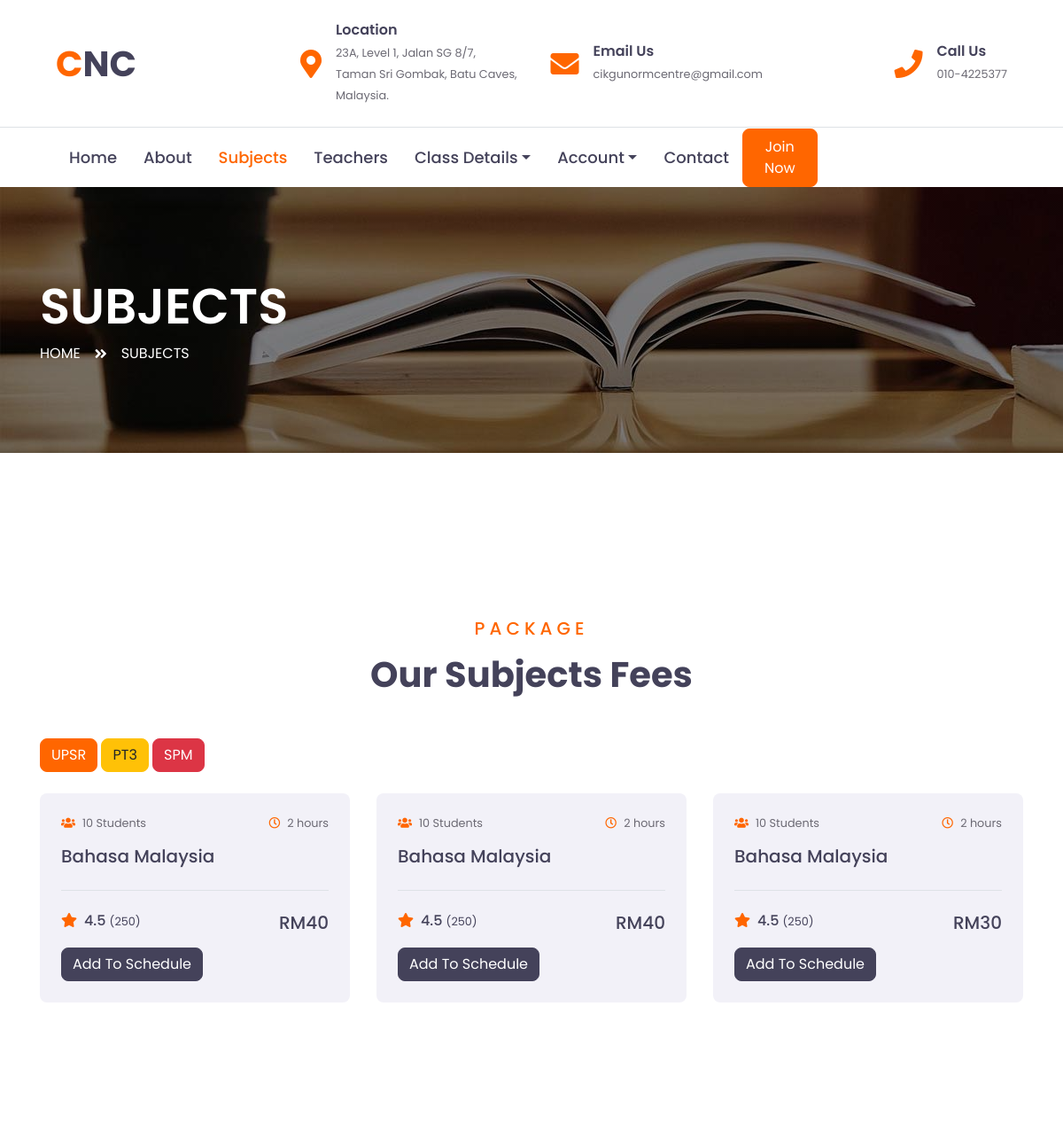
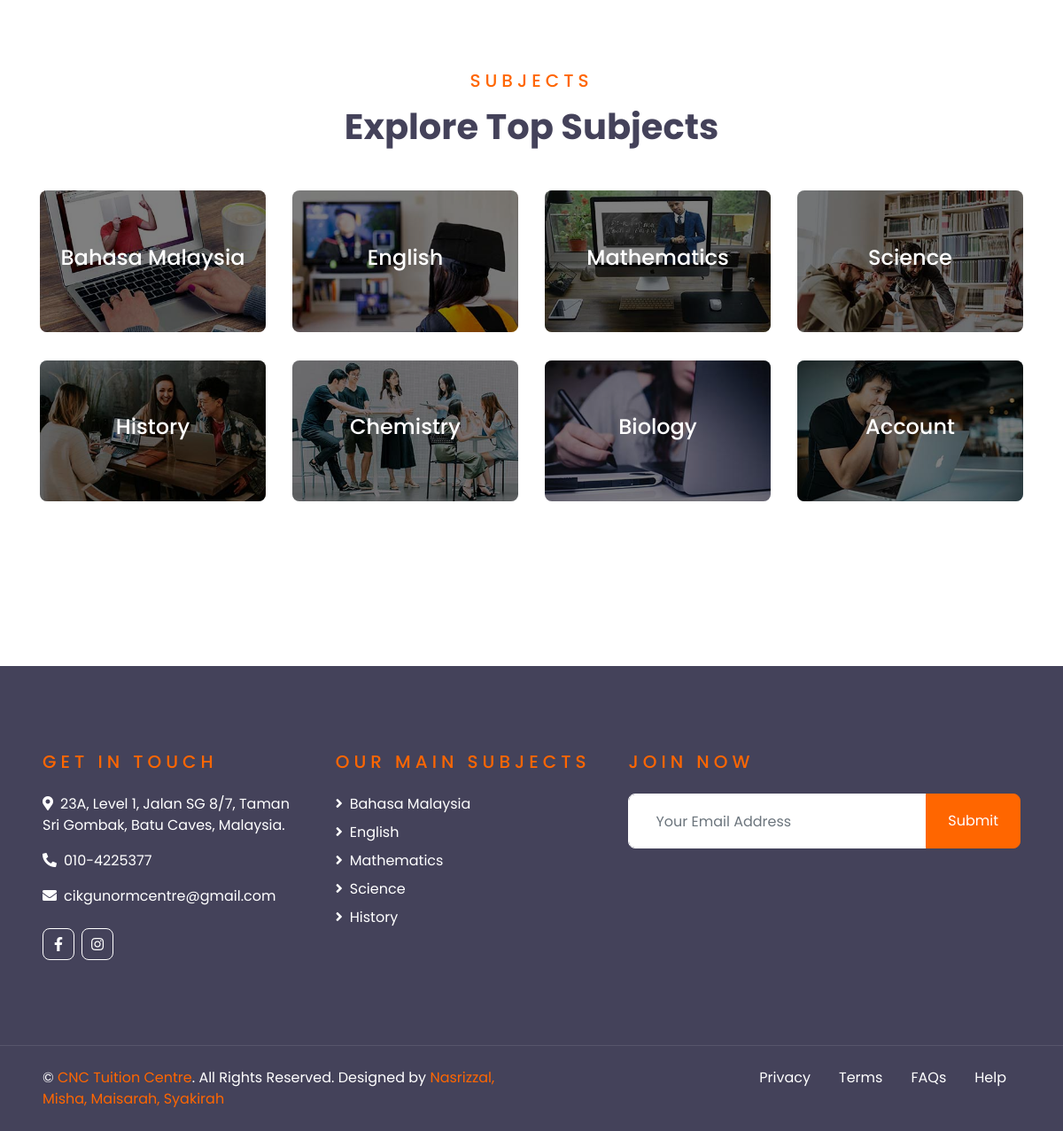
The page /subject.php on the database its author committed (2 pictures, top to bottom).
### tables this page shows
CREATE TABLE `subject` (
  `subject_id` int(11) NOT NULL,
  `teacher_id` varchar(255) NOT NULL,
  `name` varchar(255) NOT NULL,
  `time` varchar(255) NOT NULL,
  `price` varchar(255) NOT NULL,
  `start_time` varchar(255) NOT NULL,
  `end_time` varchar(255) NOT NULL,
  `Day` varchar(255) NOT NULL,
  `category` varchar(255) NOT NULL,
  `link_gmeet` varchar(255) NOT NULL
);

### subject.php (the view, shortened to what this page needs)
<?php
include 'include/config.php';
if(isset($_GET['cat'])){
    $category = $_GET['cat'];
    $select_subject = mysqli_query($connect,"SELECT * FROM subject WHERE category = '$category'");
}else{
$select_subject = mysqli_query($connect,"SELECT * FROM subject");
}
?>
<!DOCTYPE html>
<html lang="en">
<head>
    <link href="https://cdnjs.cloudflare.com/ajax/libs/font-awesome/5.10.0/css/all.min.css" rel="stylesheet">
    <link href="lib/owlcarousel/assets/owl.carousel.min.css" rel="stylesheet">
    <link href="css/style.css" rel="stylesheet">
</head>
<body>
    <div class="container-fluid d-none d-lg-block">
        <div class="row align-items-center py-4 px-xl-5">
            <div class="col-lg-3">
                <a href="" class="text-decoration-none">
                    <h1 class="m-0"><span class="text-primary">C</span>NC</h1>
                </a>
            </div>
            <div class="col-lg-3 text-right">
                <div class="d-inline-flex align-items-center">
                    <i class="fa fa-2x fa-map-marker-alt text-primary mr-3"></i>
                    <div class="text-left">
                        <h6 class="font-weight-semi-bold mb-1">Location</h6>
                        <small>23A, Level 1, Jalan SG 8/7, Taman Sri Gombak, Batu Caves, Malaysia.</small>
                    </div>
                </div>
            </div>
            <div class="col-lg-3 text-right">
                <div class="d-inline-flex align-items-center">
                    <i class="fa fa-2x fa-envelope text-primary mr-3"></i>
                    <div class="text-left">
                        <h6 class="font-weight-semi-bold mb-1">Email Us</h6>
                        <small>cikgunormcentre@gmail.com</small>
                    </div>
                </div>
            </div>
            <div class="col-lg-3 text-right">
                <div class="d-inline-flex align-items-center">
                    <i class="fa fa-2x fa-phone text-primary mr-3"></i>
                    <div class="text-left">
                        <h6 class="font-weight-semi-bold mb-1">Call Us</h6>
                        <small>010-4225377</small>
                    </div>
                </div>
            </div>
        </div>
    </div>
    <div class="container-fluid">
        <div class="row border-top px-xl-5">
            <div class="col-lg-9">
                <nav class="navbar navbar-expand-lg bg-light navbar-light py-3 py-lg-0 px-0">
                    <div class="collapse navbar-collapse justify-content-between" id="navbarCollapse">
                        <div class="navbar-nav py-0">
                            <a href="index.php" class="nav-item nav-link">Home</a>
                            <a href="about.php" class="nav-item nav-link ">About</a>
                            <a href="subject.php" class="nav-item nav-link active">Subjects</a>
                            <a href="teacher.php" class="nav-item nav-link">Teachers</a>
                            <div class="nav-item dropdown">
                                <a href="#" class="nav-link dropdown-toggle" data-toggle="dropdown">Class Details</a>
                            </div>
                            <div class="nav-item dropdown">
                                <a href="#" class="nav-link dropdown-toggle" data-toggle="dropdown">Account</a>
                            </div>
                            <a href="contact.php" class="nav-item nav-link">Contact</a>
                        </div>
                        <?php if(isset($_SESSION['name']) ) { ?>
<p class="nav-item nav-link alert alert-primary py-2 mt-2 mr-4 ml-3 " style="width: 250px;"><?= $_SESSION['name'] ?></p>
<a class="btn btn-primary py-2  ml-4 d-none d-lg-block" style="margin-left: 50px;" href="logout.php">Logout</a>
                            <?php }else{ ?>
                        <a class="btn btn-primary py-2 px-4 ml-auto d-none d-lg-block" href="register.php">Join Now</a>
                    <?php } ?>
                    </div>
                </nav>
            </div>
        </div>
    </div>
    <div class="container-fluid page-header" style="margin-bottom: 90px;">
        <div class="container">
            <div class="d-flex flex-column justify-content-center" style="min-height: 300px">
                <h3 class="display-4 text-white text-uppercase">Subjects</h3>
                <div class="d-inline-flex text-white">
                    <p class="m-0 text-uppercase"><a class="text-white" href="">Home</a></p>
                    <i class="fa fa-angle-double-right pt-1 px-3"></i>
                    <p class="m-0 text-uppercase">Subjects</p>
                </div>
            </div>
        </div>
    </div>
    <div class="container-fluid py-5">
        <div class="container py-5">
            <div class="text-center mb-5">
                <h5 class="text-primary text-uppercase mb-3" style="letter-spacing: 5px;">Package</h5>
                <h1>Our Subjects Fees</h1>
            </div>
            <div class="mb-4">
            <a href="subject.php?cat=UPSR" class="btn btn-primary">UPSR</a>
            <a href="subject.php?cat=PT3" class="btn btn-warning">PT3</a>
            <a href="subject.php?cat=SPM" class="btn btn-danger">SPM</a>
            </div>
                    <div class="row">
           <?php     while($row = mysqli_fetch_assoc($select_subject)) {?>
                <div class="col-lg-4 col-md-6 mb-4">
                    <div class="rounded overflow-hidden mb-2">
                        <div class="bg-secondary p-4">
                            <div class="d-flex justify-content-between mb-3">
                                <small class="m-0"><i class="fa fa-users text-primary mr-2"></i>10 Students</small>
                                <small class="m-0"><i class="far fa-clock text-primary mr-2"></i><?= $row['time'] ?> hours</small>
                            </div>
                            <a class="h5" href="schedules.php?id_subject=<?= $row['subject_id'] ?>"><?= $row['name'] ?></a>
                            <div class="border-top mt-4 pt-4">
                                <div class="d-flex justify-content-between">
                                    <h6 class="m-0"><i class="fa fa-star text-primary mr-2"></i>4.5 <small>(250)</small></h6>
                                    <h5 class="m-0">RM<?= $row['price'] ?></h5>
                                </div>
                            </div>
                            <a href="update_cart.php?subject_id=<?= $row['subject_id'] ?>" class=" mt-3 btn btn-dark text-light">Add To Schedule</a>
                        </div>
                    </div>
                </div>
                <?php }?>
            </div>
        </div>
    </div>
    <div class="container-fluid py-5">
        <div class="container pt-5 pb-3">
            <div class="text-center mb-5">
                <h5 class="text-primary text-uppercase mb-3" style="letter-spacing: 5px;">Subjects</h5>
                <h1>Explore Top Subjects</h1>
            </div>
            <div class="row">
                <div class="col-lg-3 col-md-6 mb-4">
                    <div class="cat-item position-relative overflow-hidden rounded mb-2">
                        <img class="img-fluid" src="img/cat-1.jpg" alt="">
                        <a class="cat-overlay text-white text-decoration-none" href="">
                            <h4 class="text-white font-weight-medium">Bahasa Malaysia</h4>
                        </a>
                    </div>
                </div>
                <div class="col-lg-3 col-md-6 mb-4">
                    <div class="cat-item position-relative overflow-hidden rounded mb-2">
                        <img class="img-fluid" src="img/cat-2.jpg" alt="">
                        <a class="cat-overlay text-white text-decoration-none" href="">
                            <h4 class="text-white font-weight-medium">English</h4>
                        </a>
                    </div>
                </div>
                <div class="col-lg-3 col-md-6 mb-4">
                    <div class="cat-item position-relative overflow-hidden rounded mb-2">
                        <img class="img-fluid" src="img/cat-3.jpg" alt="">
                        <a class="cat-overlay text-white text-decoration-none" href="">
                            <h4 class="text-white font-weight-medium">Mathematics</h4>
                        </a>
                    </div>
                </div>
                <div class="col-lg-3 col-md-6 mb-4">
                    <div class="cat-item position-relative overflow-hidden rounded mb-2">
                        <img class="img-fluid" src="img/cat-4.jpg" alt="">
                        <a class="cat-overlay text-white text-decoration-none" href="">
                            <h4 class="text-white font-weight-medium">Science</h4>
                        </a>
                    </div>
                </div>
                <div class="col-lg-3 col-md-6 mb-4">
                    <div class="cat-item position-relative overflow-hidden rounded mb-2">
                        <img class="img-fluid" src="img/cat-5.jpg" alt="">
                        <a class="cat-overlay text-white text-decoration-none" href="">
                            <h4 class="text-white font-weight-medium">History</h4>
                        </a>
                    </div>
                </div>
                <div class="col-lg-3 col-md-6 mb-4">
                    <div class="cat-item position-relative overflow-hidden rounded mb-2">
                        <img class="img-fluid" src="img/cat-6.jpg" alt="">
                        <a class="cat-overlay text-white text-decoration-none" href="">
                            <h4 class="text-white font-weight-medium">Chemistry</h4>
                        </a>
                    </div>
                </div>
                <div class="col-lg-3 col-md-6 mb-4">
                    <div class="cat-item position-relative overflow-hidden rounded mb-2">
                        <img class="img-fluid" src="img/cat-7.jpg" alt="">
                        <a class="cat-overlay text-white text-decoration-none" href="">
                            <h4 class="text-white font-weight-medium">Biology</h4>
                        </a>
                    </div>
                </div>
                <div class="col-lg-3 col-md-6 mb-4">
                    <div class="cat-item position-relative overflow-hidden rounded mb-2">
                        <img class="img-fluid" src="img/cat-8.jpg" alt="">
                        <a class="cat-overlay text-white text-decoration-none" href="">
                            <h4 class="text-white font-weight-medium">Account</h4>
                        </a>
                    </div>
                </div>
            </div>
        </div>
    </div>
    <div class="container-fluid bg-dark text-white py-5 px-sm-3 px-lg-5" style="margin-top: 90px;">
        <div class="row pt-5">
            <div class="col-lg-7 col-md-12">
                <div class="row">
                    <div class="col-md-6 mb-5">
                        <h5 class="text-primary text-uppercase mb-4" style="letter-spacing: 5px;">Get In Touch</h5>
                        <p><i class="fa fa-map-marker-alt mr-2"></i>23A, Level 1, Jalan SG 8/7, Taman Sri Gombak, Batu Caves, Malaysia.</p>
                        <p><i class="fa fa-phone-alt mr-2"></i>010-4225377</p>
                        <p><i class="fa fa-envelope mr-2"></i>cikgunormcentre@gmail.com</p>
                        <div class="d-flex justify-content-start mt-4">
                            <a class="btn btn-outline-light btn-square mr-2" href="https://www.facebook.com/cikgunormcentre/"><i class="fab fa-facebook-f"></i></a>
                            <a class="btn btn-outline-light btn-square" href="https://www.instagram.com/cnc_hometuition/?hl=en"><i class="fab fa-instagram"></i></a>
                        </div>
                    </div>
                    <div class="col-md-6 mb-5">
                        <h5 class="text-primary text-uppercase mb-4" style="letter-spacing: 5px;">Our Main Subjects</h5>
                        <div class="d-flex flex-column justify-content-start">
                            <a class="text-white mb-2" href="#"><i class="fa fa-angle-right mr-2"></i>Bahasa Malaysia</a>
                            <a class="text-white mb-2" href="#"><i class="fa fa-angle-right mr-2"></i>English</a>
                            <a class="text-white mb-2" href="#"><i class="fa fa-angle-right mr-2"></i>Mathematics</a>
                            <a class="text-white mb-2" href="#"><i class="fa fa-angle-right mr-2"></i>Science</a>
                            <a class="text-white" href="#"><i class="fa fa-angle-right mr-2"></i>History</a>
                        </div>
                    </div>
                </div>
            </div>
            <div class="col-lg-5 col-md-12 mb-5">
                <h5 class="text-primary text-uppercase mb-4" style="letter-spacing: 5px;">Join Now </h5>
                <div class="w-100">
                    <div class="input-group">
                        <input type="text" class="form-control border-light" style="padding: 30px;" placeholder="Your Email Address">
                        <div class="input-group-append">
                            <button class="btn btn-primary px-4">Submit</button>
                        </div>
                    </div>
                </div>
            </div>
        </div>
    </div>
    <div class="container-fluid bg-dark text-white border-top py-4 px-sm-3 px-md-5" style="border-color: rgba(256, 256, 256, .1) !important;">
        <div class="row">
            <div class="col-lg-6 text-center text-md-left mb-3 mb-md-0">
                <p class="m-0 text-white">&copy; <a href="#">CNC Tuition Centre</a>. All Rights Reserved. Designed by <a href="">Nasrizzal, Misha, Maisarah, Syakirah</a>
                </p>
            </div>
            <div class="col-lg-6 text-center text-md-right">
                <ul class="nav d-inline-flex">
                    <li class="nav-item">
                        <a class="nav-link text-white py-0" href="#">Privacy</a>
                    </li>
                    <li class="nav-item">
                        <a class="nav-link text-white py-0" href="#">Terms</a>
                    </li>
                    <li class="nav-item">
                        <a class="nav-link text-white py-0" href="#">FAQs</a>
                    </li>
                    <li class="nav-item">
                        <a class="nav-link text-white py-0" href="#">Help</a>
                    </li>
                </ul>
            </div>
        </div>
    </div>
</body>
</html>

### rows shown on the page
subject: time "2", name "Bahasa Malaysia", price "40"
subject: time "2", name "Bahasa Malaysia", price "40"
subject: time "2", name "Bahasa Malaysia", price "30"
